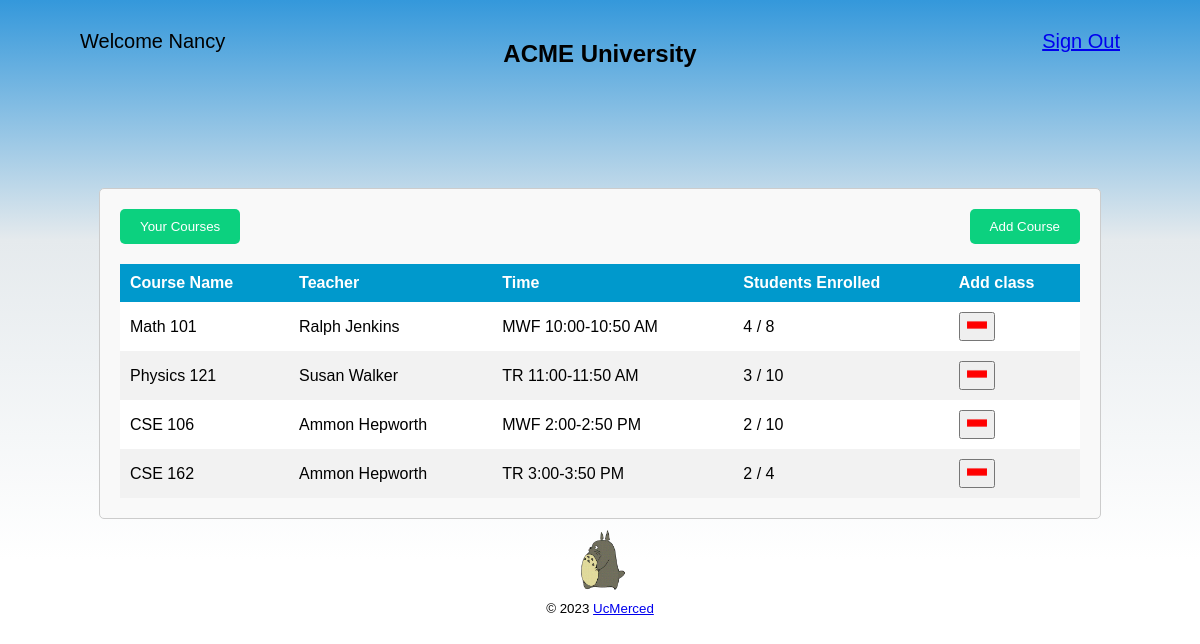
The page /student_dashboard_add_courses (signed in) on the database its author committed.
### app.py (models this page shows)
class Student(UserMixin, db.Model):
    id = db.Column(db.Integer, Sequence('student_id_seq', start=100), primary_key=True)
    username = db.Column(db.String, unique=True, nullable=False)
    password = db.Column(db.String, nullable=False)
    first_name = db.Column(db.String, nullable=False)
    last_name = db.Column(db.String, nullable=False)
    enrolled_courses = db.relationship('Course', secondary=student_course, backref='students')

class Course(db.Model):
    id = db.Column(db.Integer, primary_key=True)
    class_name = db.Column(db.String, nullable=False)
    teacher_name = db.Column(db.String, nullable=False)
    time = db.Column(db.String, nullable=False)
    enrolled_students = db.Column(db.Integer, default=0)
    capacity = db.Column(db.Integer, nullable=False)

### app.py (the view)
@app.route('/student_dashboard_add_courses')
@login_required
def student_dashboard_add_courses():
    all_courses = Course.query.filter(Course.enrolled_students < Course.capacity).all()
    student_courses = current_user.enrolled_courses #should give you all courses student is enrolled in
    not_student_courses = not_courses(student_courses) #should give you all courses student isn't enrolled in
    return render_template('student_add.html', username=current_user.first_name, student_courses=student_courses, all_courses=all_courses, not_student_courses=not_student_courses)

### app.py (called while the page is built)
def not_courses(student_courses):
    result = []
    for course in Course.query.all():
        is_student_course = False
        for student_course in student_courses:
            if course == student_course:
                is_student_course = True
        if not is_student_course:
            result.append(course)
    return result

@login_manager.user_loader
def load_user(user_id):
    student = Student.query.get(user_id)
    teacher = Teacher.query.get(user_id)
    if student:
        return student
    elif teacher:
        return teacher
    return None

### templates/student_add.html (shortened to what this page needs)
<!DOCTYPE html>
<html>
<head>
    <link rel="stylesheet" type="text/css" href="{{ url_for('static', filename='style.css') }}">
</head>
<body>
    <div class="welcome">Welcome {{ current_user.first_name }}</div>
    <h2>ACME University</h2>
    <a class="sign-out" href="{{ url_for('logout') }}">Sign Out</a>
    <div class="container">
    <div id="button-container">
        <button id="show-your-courses">Your Courses</button>
        <button id="show-all-courses">Add Course</button>
    </div>
    <table>
        <thead>
            <tr>
                <th>Course Name</th>
                <th>Teacher</th>
                <th>Time</th>
                <th>Students Enrolled</th>
                <th>Add class</th>
            </tr>
        </thead>
        <tbody>
            {% for course in all_courses %}
                <tr>
                    <td>{{ course.class_name }}</td>
                    <td>{{ course.teacher_name }}</td>
                    <td>{{ course.time }}</td>
                    <td>{{ course.enrolled_students }} / {{ course.capacity }}</td>
                    <td>
                        {% for student_course in student_courses  %}
                            {% if course == student_course %}
                                <button class="minus-button" id="{{course.id}}" onClick="modifyDatabase({{course.id}})"><img class="edit_icons" src="{{ url_for('static', filename='minus_sign.png') }}"></button>
                            {% endif %}
                        {% endfor %}
                    </td>
                </tr>
            {% endfor %}
        </tbody>
    </table>
    </div>
    <img alt="Walking Totoro" class="totoro" src="{{ url_for('static', filename='totoro.gif') }}">
    <footer>
        <small>&copy; 2023 <a href ="https://www.ucmerced.edu">UcMerced</a></small>
    </footer>
</body>
</html>

### static/style.css (style rules this page uses)
body { font-family: Arial, sans-serif; background: linear-gradient(to bottom, #3498db 0%, rgb(229, 234, 237) 30%, #ffffff 70%); margin: 0; padding: 0; display: flex; flex-direction: column; justify-content: flex-start; align-items: center; height: 100vh; position: relative; }
h2 { margin-top: 5vh; margin-bottom: 15vh; }
#button-container { display: flex; flex-direction: row; justify-content: space-between; width: 100%; gap: 0px; }
#show-your-courses, #show-all-courses { background-color: #0cd17f; color: white; padding: 10px 20px; border: 5px; border-radius: 5px; cursor: pointer; }
.welcome { position: absolute; top: 30px; left: 80px; font-size: 20px; }
.sign-out { position: absolute; top: 30px; right: 80px; font-size: 20px; }
table { width: 100%; border-collapse: collapse; margin-top: 20px; }
th, td { padding: 10px; text-align: left; }
th { background-color: #0099cc; color: white; }
tr:nth-child(even) { background-color: #f2f2f2; }
tr:nth-child(odd) { background-color: #ffffff; }
.edit_icons { width: 20px; height: 20px; }
.container { width: 80%; margin: 0 auto; padding: 20px; border: 1px solid #ccc; border-radius: 5px; background-color: #f9f9f9; }
.totoro { display: block; margin: 0 auto; height: 80px; }

### rows shown on the page
Student: first_name "Nancy"
Course: class_name "Math 101", teacher_name "Ralph Jenkins", time "MWF 10:00-10:50 AM", enrolled_students "4", capacity "8"
Course: class_name "Physics 121", teacher_name "Susan Walker", time "TR 11:00-11:50 AM", enrolled_students "3", capacity "10"
Course: class_name "CSE 106", teacher_name "Ammon Hepworth", time "MWF 2:00-2:50 PM", enrolled_students "2", capacity "10"
Course: class_name "CSE 162", teacher_name "Ammon Hepworth", time "TR 3:00-3:50 PM", enrolled_students "2", capacity "4"
